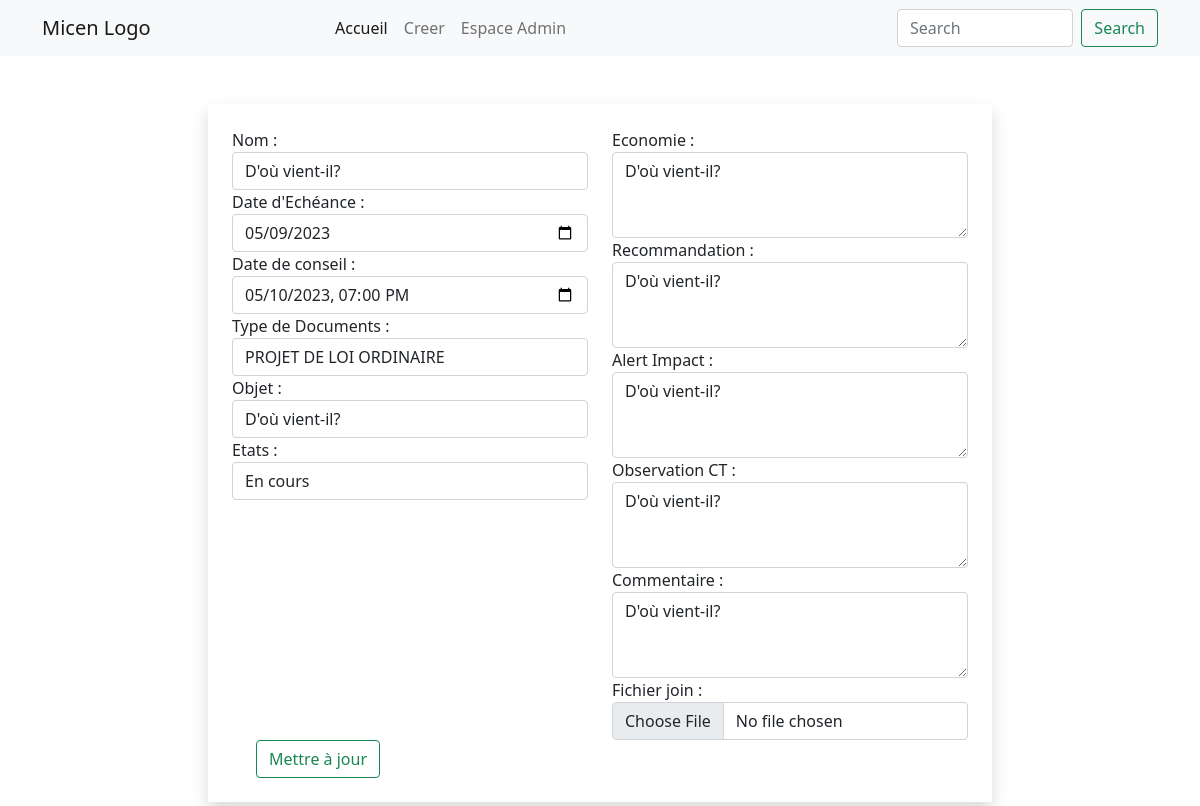
The page /update/4/ on the database its author committed.
### GestionDeRole/models.py (models this page shows, shortened)
class Roles(models.Model):
    created_at = models.DateTimeField(auto_now_add=True)
    TYPE_DOCUMENT_CHOICES = [
        ('projet_de_loi_ordinaire', 'PROJET DE LOI ORDINAIRE'),
        ('projet_de_loi_organique', 'PROJET DE LOI ORGANIQUE'),
        ('projet_ordonnance', "PROJET D'ORDONNANCE"),
        ('projet_decret', 'PROJET DE DECRET'),
        ('projet_communication', 'PROJET DE COMMUNICATION')
    ]
    nom = models.CharField(("Nom"), max_length=30)
    date_echeance = models.DateField(("Date d'écheance"))
    type_document = models.CharField(
        max_length=70,
        choices=TYPE_DOCUMENT_CHOICES,
        default='projet_de_loi_ordinaire',
        verbose_name='Type Document',
        null=True,
        blank=True
    )
    objet = models.CharField(("Objet"), max_length=500, null=True)
    date_conseil = models.DateTimeField()
    etats = models.CharField(max_length=20, choices=[
        ('N/D', ' Nom demarrer'),
        ('ENCOURS', 'En cours'),
        ('TERMINER', 'Terminer'),
        ('ANNULER', 'Annuler')
        ],
        default='N/D',
        null=True
    )
    economie = models.TextField(("Economie"), max_length=2000, null=True)
    observation_ct = models.TextField(("Observation"), max_length=2000, null=True)
    recommandation = models.TextField(("Recommandation"), max_length=2000, null=True)
    alert_impact = models.TextField(("Alert / Impact"), max_length=2000, null=True)
    commentaire = models.TextField(('COmmentaire Du CT GOORE BI'), max_length=2000, null=True)
    document = models.FileField(
        upload_to='documents/',
        verbose_name='Document',
        null=True,
        blank=True
    )
    class Meta:
        verbose_name = ("Role")
        verbose_name_plural = ("Roles")

### GestionDeRole/views.py (the view)
# urls.py: path('update/<int:role_id>/', roleUpdate, name='update'),
def roleUpdate(request, role_id):
    role = Roles.objects.get(id=role_id)
    if request.method == 'POST':
        form = RoleCreate(request.POST, request.FILES, instance=role)
        if form.is_valid():
            form.save()
            return redirect('home')
    else:
        form = RoleCreate(instance=role)
    return render(request, 'roles/update.html', {'form': form, 'role': role})

### GestionDeRole/form.py
class RoleCreate(ModelForm):
    class Meta:
        model = Roles
        date_echeance = forms.DateField(widget=forms.DateInput(attrs={'type': 'date'}))
        fields = ('nom',
                'date_echeance',
                'type_document',
                'objet',
                'date_conseil',
                'etats',
                'economie',
                'observation_ct',
                'recommandation',
                'alert_impact',
                'commentaire',
                'document'
                )

### GestionDeRole/templates/roles/update.html (shortened to what this page needs)
{% extends 'base.html' %}
{% block content %}
<div class="container-fluid">
    <div class="offset-2 col-sm-8 shadow p-4">
        <form action="{% url 'update' role.id %}" method="post" class="row justify-content-center">
            <div class="col-sm-6">
                <div class="form-group">
                    <label for="nom">Nom :</label>
                    <input type="text" name="nom" id="{{ role.nom }}" class="form-control" value="{{ role.nom }}" placeholder="">
                </div>
                <div class="form-group">
                    <label for="date_echeance">Date d'Echéance :</label>
                    <input type="date" name="date_echeance" id="date_echeance" class="form-control" value="{{ role.date_echeance|date:'Y-m-d' }}" placeholder="">
                </div>
                <div class="form-group">
                    <label for="date_conseil">Date de conseil :</label>
                    <input type="datetime-local" name="date_conseil" id="date_conseil" class="form-control" value="{{ role.date_conseil|date:'Y-m-d\TH:i' }}" placeholder="">
                </div>
                <div class="form-group">
                    <label for="{{ form.type_document.id_for_label }}">Type de Documents :</label>
                    <select name="{{ form.type_document.name }}" id="{{ form.type_document.id_for_label }}" class="form-control">
                        {% for value, label in form.fields.type_document.choices %}
                            <option value="{{ value }}" {% if form.type_document.value == value %}selected{% endif %}>{{ label }}</option>
                        {% endfor %}
                    </select>
                </div>
                <div class="form-group">
                    <label for="objet">Objet :</label>
                    <input type="text" name="objet" id="{{ role.objet }}" class="form-control" value="{{ role.objet }}" placeholder="">
                </div>
                <div class="form-group">
                    <label for="{{ form.etats.id_for_label }}">Etats :</label>
                    <select name="{{ form.etats.name }}" id="{{ form.etats.id_for_label }}" class="form-control">
                        {% for value, label in form.fields.etats.choices %}
                            {% if value == role.etats %}
                                <option value="{{ value }}" selected>{{ label }}</option>
                            {% else %}
                                <option value="{{ value }}">{{ label }}</option>
                            {% endif %}
                        {% endfor %}
                    </select>
                </div>
            </div>
            <div class="col-sm-6">
                <div class="form-group">
                    <label for="economie">Economie :</label>
                    <textarea name="economie" id="{{ role.economie }}" class="form-control" rows="3">{{ role.economie }}</textarea>
                </div>
                <div class="form-group">
                    <label for="recommandation">Recommandation :</label>
                    <textarea name="recommandation" id="{{ role.recommandation }}" class="form-control" rows="3">{{ role.recommandation }}</textarea>
                </div>
                <div class="form-group">
                    <label for="alert_impact">Alert Impact :</label>
                    <textarea name="alert_impact" id="{{ role.alert_impact }}" class="form-control" rows="3">{{ role.alert_impact }}</textarea>
                </div>
                <div class="form-group">
                    <label for="observation_ct">Observation CT :</label>
                    <textarea name="observation_ct" id="{{ role.observation_ct }}" class="form-control" rows="3">{{ role.observation_ct }}</textarea>
                </div>
                <div class="form-group">
                    <label for="commentaire">Commentaire :</label>
                    <textarea name="commentaire" id="{{ role.commentaire }}" class="form-control" rows="3">{{ role.commentaire }}</textarea>
                </div>
                <div class="form-group">
                    <label for="document">Fichier join :</label>
                    <input type="file" name="document" id="{{ role.document }}" class="form-control" value="{{ role.document }}" placeholder="">
                </div>
            </div>
            <div class="col mx-4">
                <button type="submit" class="btn btn-outline-success">Mettre à jour</button>
            </div>
        </form>
    </div>
    {% endblock %}

### rows shown on the page
Roles: nom "D'où vient-il?", date_echeance "05/09/2023", date_conseil "05/10/2023 19:00", type_document "PROJET DE LOI ORDINAIRE", objet "D'où vient-il?", etats "En cours", economie "D'où vient-il?", recommandation "D'où vient-il?", alert_impact "D'où vient-il?", observation_ct "D'où vient-il?", commentaire "D'où vient-il?"
